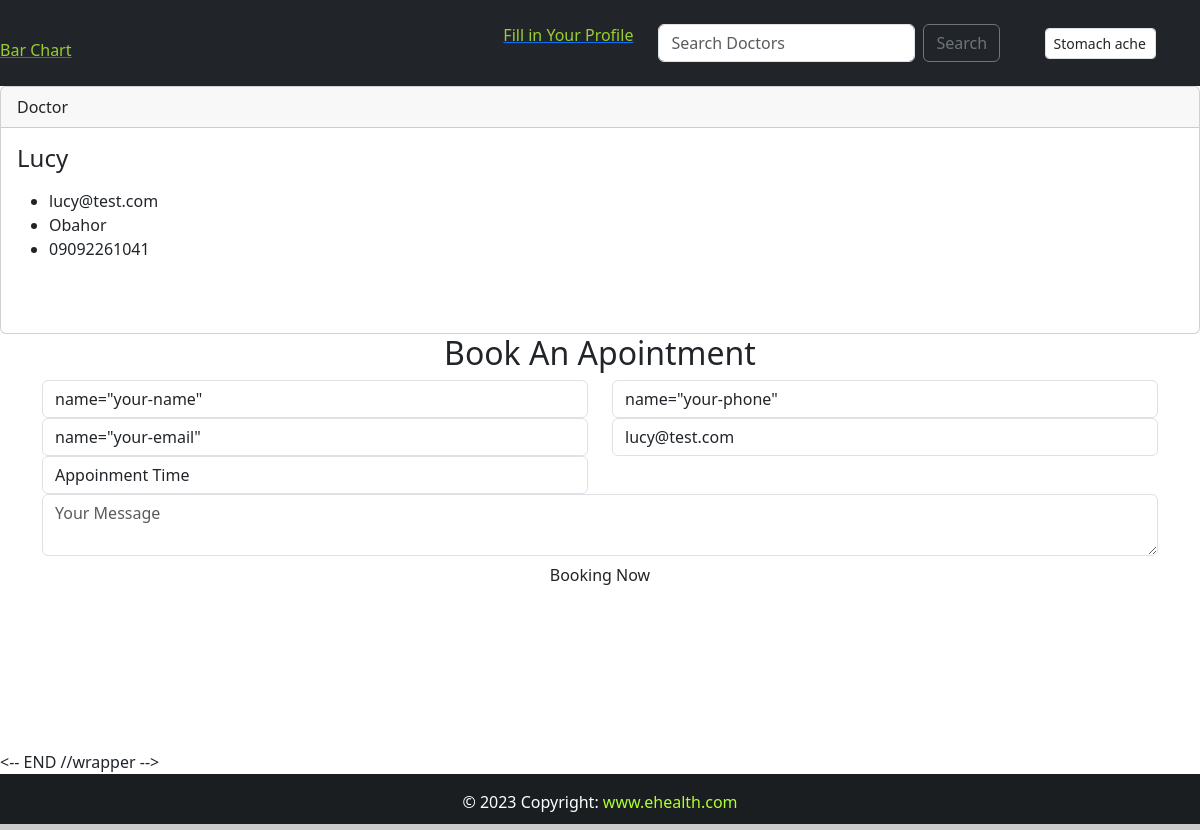
The page /show_doc/1 on the database its author committed.
### users/models.py (models this page shows)
class User(AbstractBaseUser, PermissionsMixin):
    email = models.EmailField(db_index=True, unique=True, max_length=254)
    username = None
    first_name = models.CharField(max_length=248)
    last_name = models.CharField(max_length=255)
    mobile = models.CharField(max_length=50)
    date_of_birth = models.DateField(max_length=50, null=True)
    gender = models.CharField(max_length=50, null=True)
    is_physician = models.BooleanField(default=False)
    is_active = models.BooleanField(default=True)
    objects = CustomUserManager()
    USERNAME_FIELD = 'email'
    REQUIRED_FIELD = []

### users/views.py (the view)
# urls.py: path('show_doc/<doc_id>', show_doc, name="show-doc"),
def show_doc(request, doc_id):
    doctor = User.objects.get(pk=doc_id)
    user = request.user
    return render(request, 'users/show_doc.html', {'doctor': doctor, 'user': user})

### users/templates/users/show_doc.html (shortened to what this page needs)
{% extends 'users/base.html' %}
{% block content %}
	<div class="card">
	  	<div class="card-header">
	    Doctor
	  	</div>
	  	<div class="card-body">
	    <h4 class="card-title">{{ doctor.first_name }}</h4>
		    <p class="card-text">
			    <ul>
					<li>{{ doctor.email }}</li>
					<li>{{ doctor.last_name }}</li>
					<li>{{ doctor.mobile }}</li>
				</ul>
				<br>
		    </p>
	  	</div>
	</div>
  <section class="book-an-appointment-area section-padding-100 bg-img bg-gradient-overlay jarallax clearfix" ;>
    <div class="container">
      <div class="row">
        <div class="col-12">
          <div class="section-heading text-center white">
            <h2>Book An Apointment</h2>
          </div>
        </div>
      </div>
      <div class="row">
        <div class="col-12">
          <div class="appointment-form">
            <form action="{% url 'appointment' %}" method="post">
              <div class="row">
                <div class="col-md-6">
                  <div class="form-group mb-30">
                    <input type="text" value={{user.first_name}}{{user.last_name}} name="your-name" class="form-control" placeholder="Your Name" required>
                  </div>
                </div>
                <div class="col-md-6">
                  <div class="form-group mb-30">
                    <input type="text" value={{user.mobile}} name="your-phone" class="form-control" placeholder="Your Phone" required>
                  </div>
                </div>
                <div class="col-md-6">
                  <div class="form-group mb-30">
                    <input type="email" value={{user.email}} name="your-email" class="form-control" placeholder="Your Email" required>
                  </div>
                </div>
                <div class="col-md-6">
                  <div class="form-group mb-30">
                    <input type="email" value={{ doctor.email }} name="doc-email" class="form-control" placeholder="Doctor's Email" required>
                  </div>
                </div>
                <div class="col-md-6">
                  <div class="form-group mb-30">
                    <select required name="your-schedule" class="form-control">
                      <option value="First Choice Appoinment Time">Appoinment Time</option>
                    </select>
                  </div>
                </div>
                <div class="col-12">
                  <div class="form-group mb-30">
                    <textarea name="your-message" class="form-control" placeholder="Your Message"></textarea>
                  </div>
                </div>
                <div class="col-12 text-center">
                  <button type="submit" class="btn dento-btn">Booking Now</button>
                </div>
              </div>
            </form>
          </div>
        </div>
      </div>
    </div>
  </section>
{% endblock %}

### users/static/css/style2.css (style rules this page uses)
html, body { height: 100%; margin: 0; max-width: 100%; }

### rows shown on the page
User: first_name "Lucy", email "lucy@test.com", last_name "Obahor", mobile "09092261041", doc-email "lucy@test.com"
